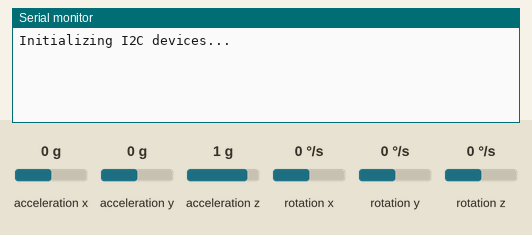
This sketch was run on a simulated Arduino Uno, built with avr-gcc and run on an emulated ATmega328P. Shown: the last lines printed to the serial monitor. The inputs (shaded band) are chosen by the test bench; at power-on: acceleration x 0 g, acceleration y 0 g, acceleration z 1 g, rotation x 0 °/s, rotation y 0 °/s, rotation z 0 °/s.

Above: at 1.2 s.
1.3 s: acceleration x set to -0.8 g
At 2.5 s:
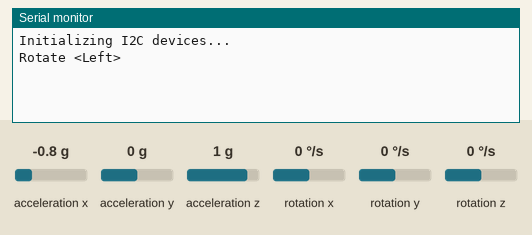
2.8 s: acceleration x set to -1.4 g
At 3.3 s:
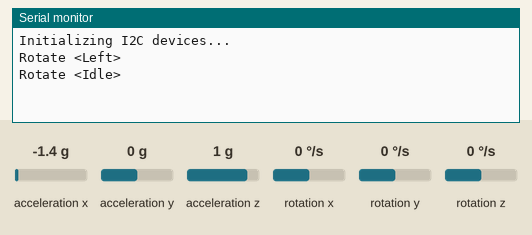
4.3 s: acceleration x set to 0.8 g
At 5.4 s:
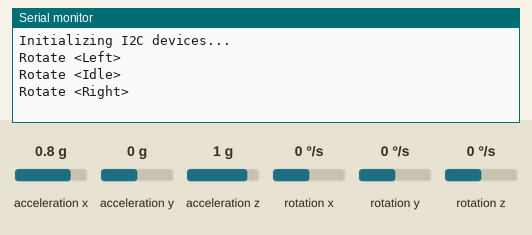

The sketch:

Pivot_Ino_V1.1.3.ino
```cpp
/*
|| @ file Pivot_Ino_V1.1.3.ino
|| @ author Heejoong
|| # 2019-01-16 ~
|| @ 2019-01-27 edit? baud rate and rename some variables
*/
#include <MPU6050.h>
#define commandLine_OPEN "Rotate <"
#define commandLine_CLOSE ">"

//default I2C address 0x68
MPU6050 accelgyro;

int value = 0;
int16_t ax, ay, az;
int16_t gx, gy, gz;
const char * P_array[2];
const char * RotateMonitor(int x);

void setup() {
    Wire.begin();
    Serial.begin(115200);
    Serial.println("Initializing I2C devices...");
    accelgyro.initialize();
}

void loop() {
    accelgyro.getMotion6(&ax, &ay, &az, &gx, &gy, &gz);
    int mapped_ax = map(ax, -32768, +32767, -180, +180);
    //int mapped_ay = map(ay, -32768, +32767, -180, +180);
    //int mapped_az = map(az, -32768, +32767, -180, +180);

    P_array[0] = RotateMonitor(mapped_ax);
    if(P_array[value] != P_array[0]) {
      Serial.print(commandLine_OPEN);
      Serial.print(RotateMonitor(mapped_ax));
      Serial.println(commandLine_CLOSE);
      value = 0;
    }
    else {
      P_array[1] = RotateMonitor(mapped_ax);
      value = 1;
    }
    delay(100);
}

const char * RotateMonitor(int x){
  if( x > -120 && x < -60) { return "Left"; }            //270 degrees
  else if(x > 60 && x < 120) { return "Right"; }       //90  degrees
  else { return "Idle"; }                             //0  degrees
}
```

Measured:
- after the input at 1.3 s, the serial monitor: prints a new line after 0.06 s (image 1)
- after the input at 2.8 s, the serial monitor: prints a new line at once (image 2)
- after the input at 4.3 s, the serial monitor: prints a new line after 0.07 s (image 3)
